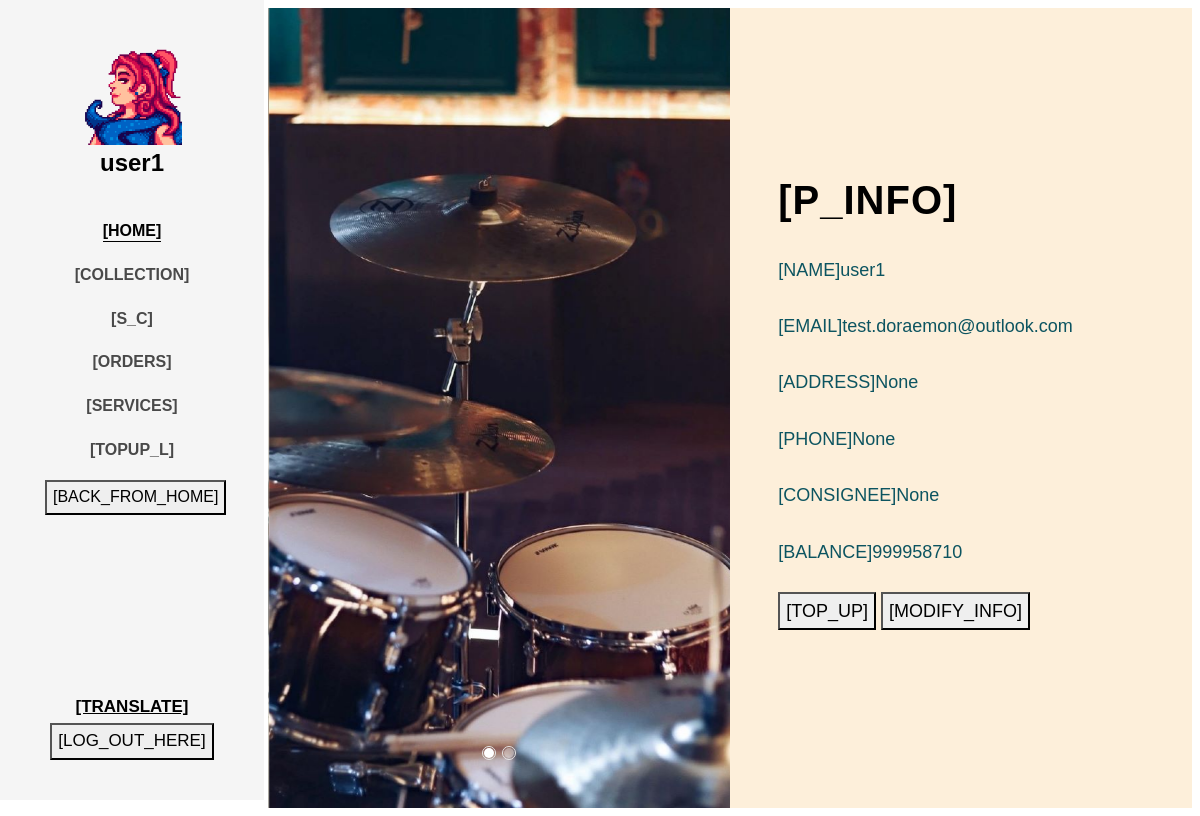
The app's page /home (signed in), older data.
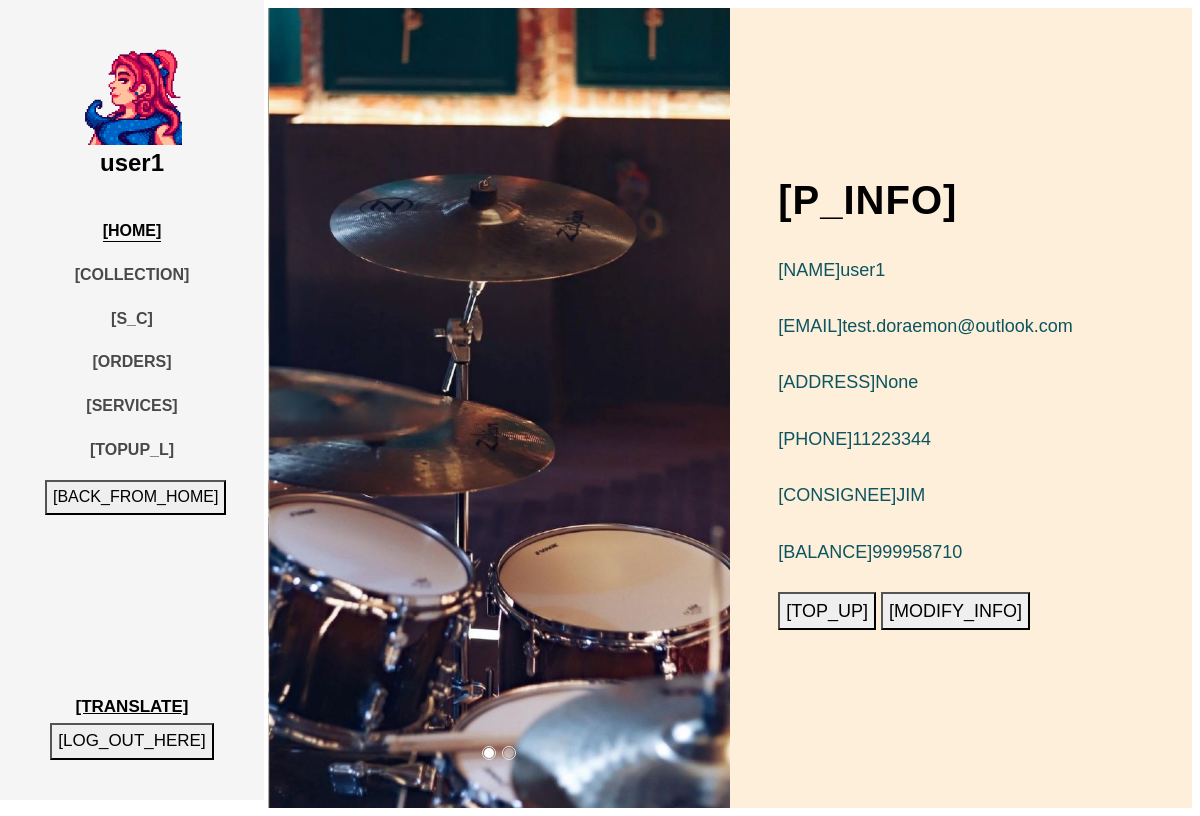
The same page, newer data.
### app/models.py (models this page shows, shortened)
class User(db.Model):
    __tablename__ = "user"
    __table_args__ = {'extend_existing': True}
    id = db.Column(db.Integer, primary_key=True)
    user_name = db.Column(db.String(32), unique=True, nullable=False)
    password_hash = db.Column(db.String(64), nullable=False)
    email = db.Column(db.String(64), nullable=False)
    register_time = db.Column(db.DateTime, default=datetime.now)
    gender = db.Column(db.String(10), nullable=True)
    icon = db.Column(db.String(128), default='default.jpeg')
    introduction = db.Column(db.String(64), nullable=True)
    authority = db.Column(db.Integer, default=0, nullable=False)
    money = db.Column(db.Integer, default=0, nullable=False)
    new_time = db.Column(db.DateTime, nullable=True)
    count = db.Column(db.Integer, default=0)
    situation = db.Column(db.Boolean, nullable=True)
    messages = db.relationship('Mess', back_populates='author', cascade='all')
    ban = db.Column(db.Boolean, default=False)

class Profile(db.Model):
    __tablename__ = "profile"
    __table_args__ = {'extend_existing': True}
    id = db.Column(db.Integer, primary_key=True)
    user_id = db.Column(db.Integer, db.ForeignKey('user.id'))
    address = db.Column(db.String(64), nullable=True)
    phone_num = db.Column(db.String(11), nullable=True)
    name = db.Column(db.String(11), nullable=True)

### app/routes.py (the view)
@app.route('/home')
def home():
    if islogined():
        user = User.query.filter(User.user_name == session.get('USERNAME')).first()
        if (user.ban == 1):
            if session.get('lang') == 'zh_CN':
                flash('用户被禁用')
            else:
                flash('The user has been disabled')
            return redirect(url_for('log_out'))
        else:
            profile = Profile.query.filter(Profile.user_id == user.id).first()
            user_icon = setIcon()
            authority = session.get('authority')
            if profile.address == None:
                profile.address = ''
            if profile.phone_num == None:
                profile.phone_num = ''
            if profile.name == None:
                profile.name = ''
            info = get_info()
            new = get_new()
            return render_template('home.html', islogin=islogined(), user=user, profile=profile, types=change_type(),
                                   type_value=change_type().values(), info=info, new=new, icon=user_icon,
                                   authority=authority)
    else:
        return redirect(url_for('login'))

### app/functions.py (called while the page is built)
def islogined():
    if session.get('USERNAME'):
        return True
    else:
        return False

### app/routes.py (called while the page is built)
def change_type():
    if session.get('lang') == "zh_CN":
        return all_type_cn
    else:
        return all_type_en

def get_info():
    info = dict()
    prod = Commodity.query.count()
    user = int(User.query.count()) - 1
    order = Order.query.count()
    info['prod'] = prod
    info['cus'] = user
    info['order'] = order
    return info

def get_new():
    NOW = datetime.now()
    new = dict()
    order = Commodity.query.filter(Order.purchase_time >= NOW - timedelta(days=1)).count()
    cus = User.query.filter(User.register_time >= NOW - timedelta(days=1)).count()
    cmnt = Review.query.filter(Review.created >= NOW - timedelta(days=1)).count()
    new['order'] = order
    new['cus'] = cus
    new['cmnt'] = cmnt
    return new

def setIcon():
    if islogined():
        user = User.query.filter(User.user_name == session.get('USERNAME')).first()
        user_icon = user.icon
        if user_icon != None:
            icon = user.icon
            user_icon = url_for('static', filename='uploaded_AVA/' + icon)
        else:
            user_icon = 'NULL'
    else:
        user_icon = 'NULL'
    return user_icon

### app/templates/home.html (shortened to what this page needs)
<!DOCTYPE html>
<html lang="en">
  <head>
    <link rel="stylesheet" href="../static/css/open-iconic-bootstrap.min.css">
    <link rel="stylesheet" href="../static/css/animate.css">
    <link rel="stylesheet" href="../static/css/owl.carousel.min.css">
    <link rel="stylesheet" href="../static/css/owl.theme.default.min.css">
    <link rel="stylesheet" href="../static/css/magnific-popup.css">
    <link rel="stylesheet" href="../static/css/aos.css">
    <link rel="stylesheet" href="../static/css/ionicons.min.css">
    <link rel="stylesheet" href="../static/css/bootstrap-datepicker.css">
    <link rel="stylesheet" href="../static/css/jquery.timepicker.css">
    <link rel="stylesheet" href="../static/css/flaticon.css">
    <link rel="stylesheet" href="../static/css/icomoon.css">
    <link rel="stylesheet" href="../static/css/style-per.css">
    <link rel="stylesheet" href="../static/css/admin.css" type="text/css">
  </head>
  <body>
	<div id="colorlib-page">
		<aside id="colorlib-aside" role="complementary" class="js-fullheight text-center">
			<h1 id="colorlib-logo"><a href="/home">
                <span>
                    {% if icon == "NULL" %}
                        <img src='{{ avatars.default(size='l') }}' alt="" width=100 height=100>
                    {% else %}
                        <img src='{{ icon }}' alt="" width=100 height=100>
                    {% endif %}
                </span><br>{{user.user_name}}</a>
            </h1>
			<nav id="colorlib-main-menu" role="navigation">
				<ul>
					<li class="colorlib-active"><a href="/home " class="i18n" contrastName="HOME">Home</a></li>
                    {% if authority != 1 %}
					<li><a href="/collection" class="i18n" contrastName="COLLECTION">Collection</a></li>
					<li><a href="/ShoppingCart" class="i18n" contrastName="S_C">Shopping Cart</a></li>
                    <li><a href="/Orders" class="i18n" contrastName="ORDERS">Orders</a></li>
                    {% endif %}
					<li><a href="/contact" class="i18n" contrastName="SERVICES">Services</a></li>
                    <li><a href="/CheckTopup" class="i18n" contrastName="TOPUP_L">Top up List</a></li>
                    <li><button onclick="location.href='/main_page'" class="i18n" contrastName="BACK_FROM_HOME">Come back to Home Page</button> </li>
				</ul>
			</nav>
			<div class="colorlib-footer">
				<button onclick="execI18n()" class="i18n translate_button" contrastName="TRANSLATE">
                </button>
				<div class="d-flex justify-content-center">
					<form action="#" class="colorlib-subscribe-form">
            <div class="form-group d-flex">
            	<button onclick="clickToLogout();" class="i18n" contrastName="LOG_OUT_HERE">Log out at here</button>
            </div>
          </form>
				</div>
			</div>
		</aside>
		<div id="colorlib-main">
			<section class="ftco-section-no-padding bg-light">
				<div class="hero-wrap">
                    {% if authority != 1 %}
					<div class="d-flex align-items-center js-fullheight">
						<div class="author-image text img d-flex">
							<section class="home-slider js-fullheight owl-carousel">
					      <div class="slider-item js-fullheight" style="background-image: url(../static/image/back.jpg);">
					      </div>
					    </section>
						</div>
						<div class="author-info text p-3 p-md-5">
							<div class="desc">
								<h1 class="mb-4"><span class="i18n" contrastName="P_INFO">Personal Information:</span></h1>
								<p class="mb-4"><span class="i18n" contrastName="NAME">Name: </span>{{user.user_name}}</p>
								<p class="mb-4"><span class="i18n" contrastName="EMAIL">Email: </span>{{user.email}}</p>
                                <p class="mb-4"><span class="i18n" contrastName="ADDRESS">Delivery address: </span>{{ profile.address }}</p>
                                <p class="mb-4"><span class="i18n" contrastName="PHONE">Phone number: </span>{{ profile.phone_num }}</p>
                                <p class="mb-4"><span class="i18n" contrastName="CONSIGNEE">Consignee name: </span>{{ profile.name }}</p>
                                <p class="mb-4"><span class="i18n" contrastName="BALANCE">remaining balance: </span>{{ user.money }}</p>
                                {% if authority != 1 %}
                                <button onclick="location.href='/top_up'" class="i18n" contrastName="TOP_UP">TOP UP</button>
                                {% endif %}
                                <button onclick="location.href='/modify'" class="i18n" contrastName="MODIFY_INFO">Modify the information</button>
	                        </div>
						</div>
					</div>
                    {% endif %}
				</div>
			</section>
		</div>
	</div>
  </body>
</html>

### app/static/css/admin.css (style rules this page uses)
div { display: block; }

### app/templates/home.html (style rules this page uses)
.translate_button { background: transparent; border: none; text-decoration: underline; font-weight: bold; cursor: pointer; }

Row changes from the older to the newer data that the page shows:
changed Profile "None": phone_num "None" → "11223344"; name "None" → "JIM"
